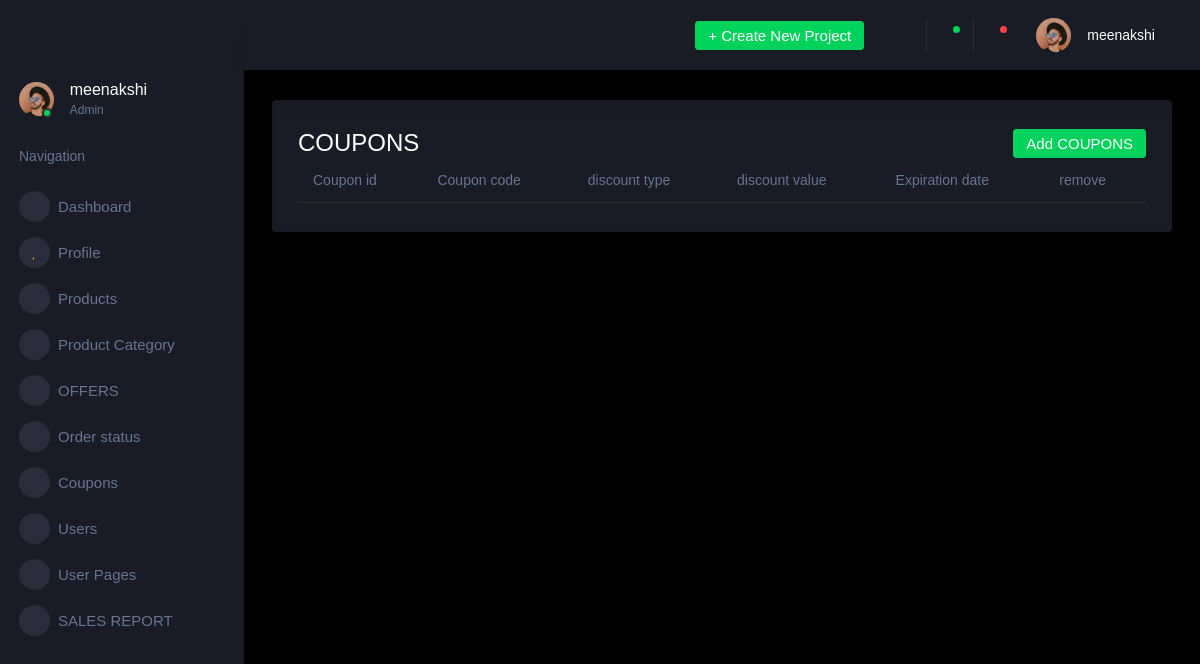
/Admin_couponsdisplay, run on an earlier commit of the app's database.
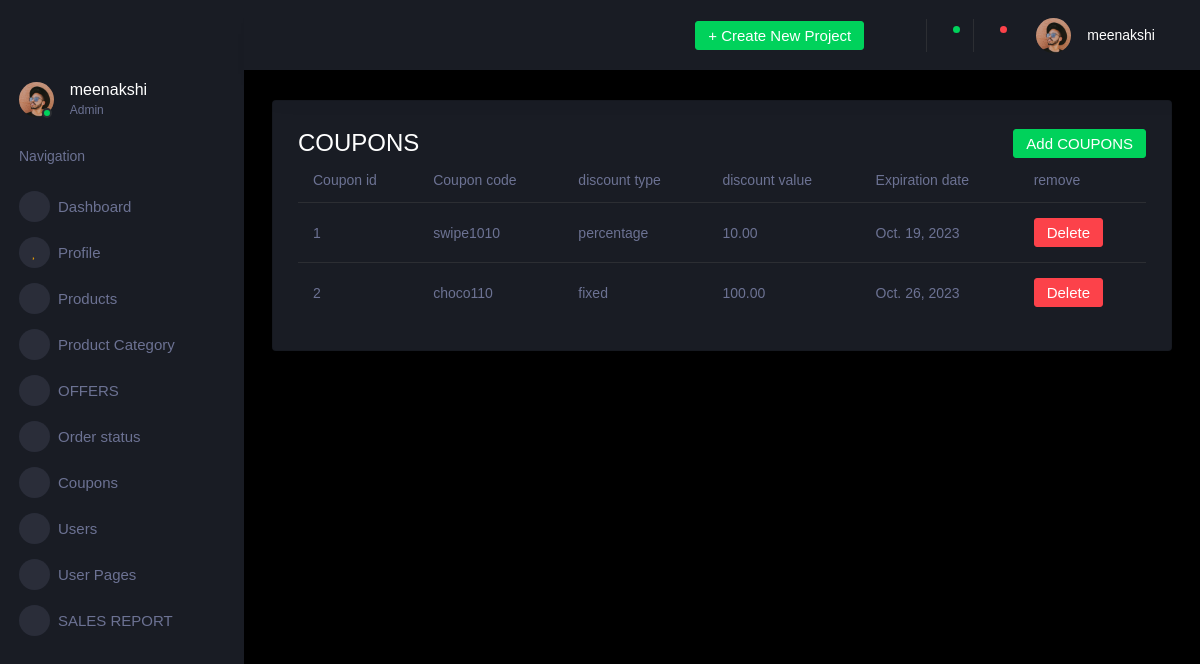
And on a later commit of the database.
### Users_app/models.py (models this page shows, shortened)
class Coupon(models.Model):
    code = models.CharField(max_length=15, unique=True)
    discount_type = models.CharField(max_length=10, choices=[('percentage', 'Percentage'), ('fixed', 'Fixed Amount')])
    discount_value = models.DecimalField(max_digits=10, decimal_places=2)
    expiration_date = models.DateField()
    is_active = models.BooleanField(default=True)

### Users_app/views.py (the view)
# urls.py: path('Admin_couponsdisplay',views.Admin_couponsdisplay,name='Admin_couponsdisplay'),
def Admin_couponsdisplay(request):
    coupon={
        'coupons':Coupon.objects.all()
    }
    return render(request,'Admin_coupons.html',coupon)

### templates/Admin_coupons.html (shortened to what this page needs)
{% extends 'adminbase.html' %}
{% load static %}
{% block content %}
      <div class="main-panel">
        <div class="content-wrapper">
          <div class="row">
            <div class="col-xl-12 col-sm-12 grid-margin stretch-card">
              <div class="card">
                <div class="card-body">
                  <div class="row">
                    <div class="col-12">
                      <div class="d-flex align-items-center align-self-start">
                        <h3 class="mb-0">COUPONS</h3>
                        <a href="{% url 'Add_coupons' %}" class='btn btn-success ml-auto'>Add COUPONS</a>
                      </div>
                      <div class="table-responsive">
                        <table class="table table-hover">
                          <thead>
                            <tr>
                              <th scope="col">Coupon id</th>
                              <th scope="col">Coupon code</th>
                              <th scope="col">discount type</th>
                              <th scope="col">discount value</th>
                              <th scope="col">Expiration date</th>
                              <th>remove</th>
                            </tr>
                          </thead>
                         <tbody>
                           {% for p in coupons %}
                              <tr>
                                <td>{{ forloop.counter}}</td>
                                <td>{{ p.code }}</td>
                                <td>{{ p.discount_type }}</td>
                                <td> {{p.discount_value}}</td>
                                <td>{{ p.expiration_date}}</td>
                                <td>
                                  <form method="post" action="{% url 'delete_coupons' p.id%}">
                                      <button type="submit" class="btn btn-danger ml-auto">Delete</button>
                                  </form>
                              </td>
                              </tr>
                    </div>
                    {% endfor %}
                </tbody>
      </div>
    </div>
  </div>
  {% endblock content %}

What changed in the data, as far as the page shows it:
added Coupon: code "swipe1010", discount_type "percentage", discount_value "10.00", expiration_date "Oct. 19, 2023"
added Coupon: code "choco110", discount_type "fixed", discount_value "100.00", expiration_date "Oct. 26, 2023"
